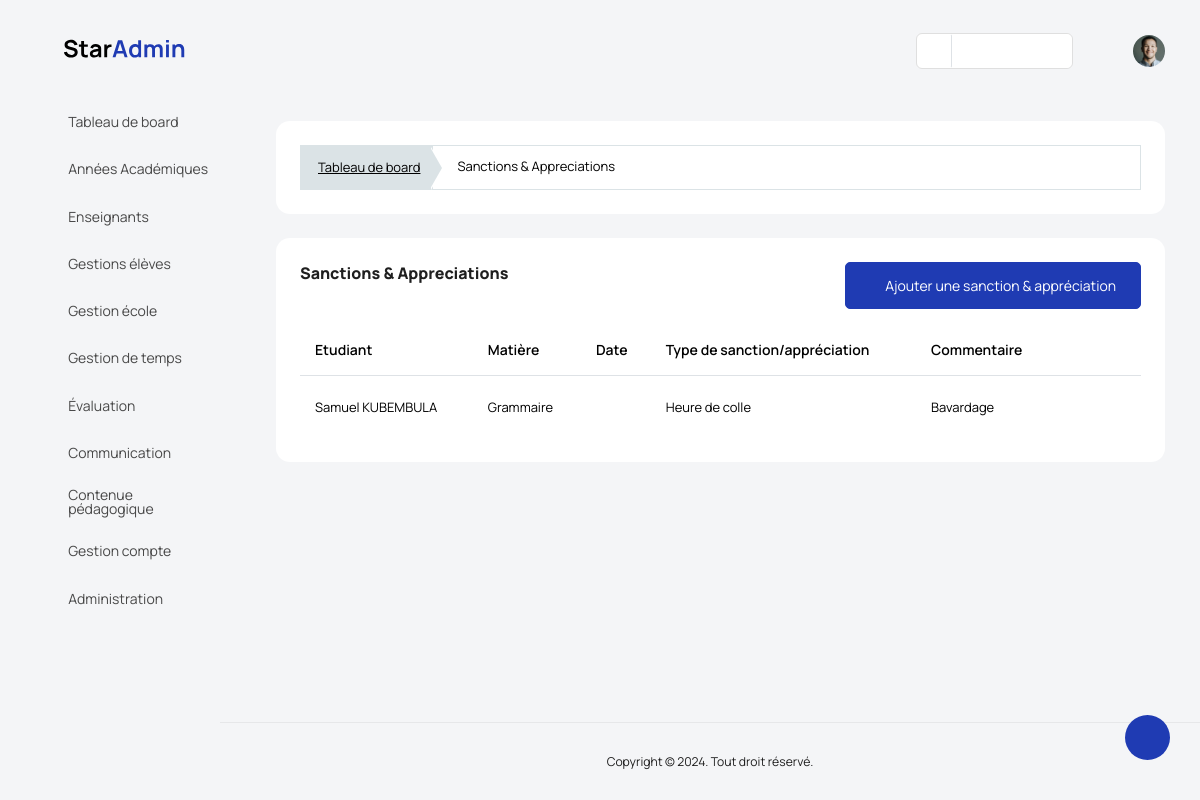
Page /gestion_ecole/sanctions-&-appreciations/ (signed in) on the earlier database version.
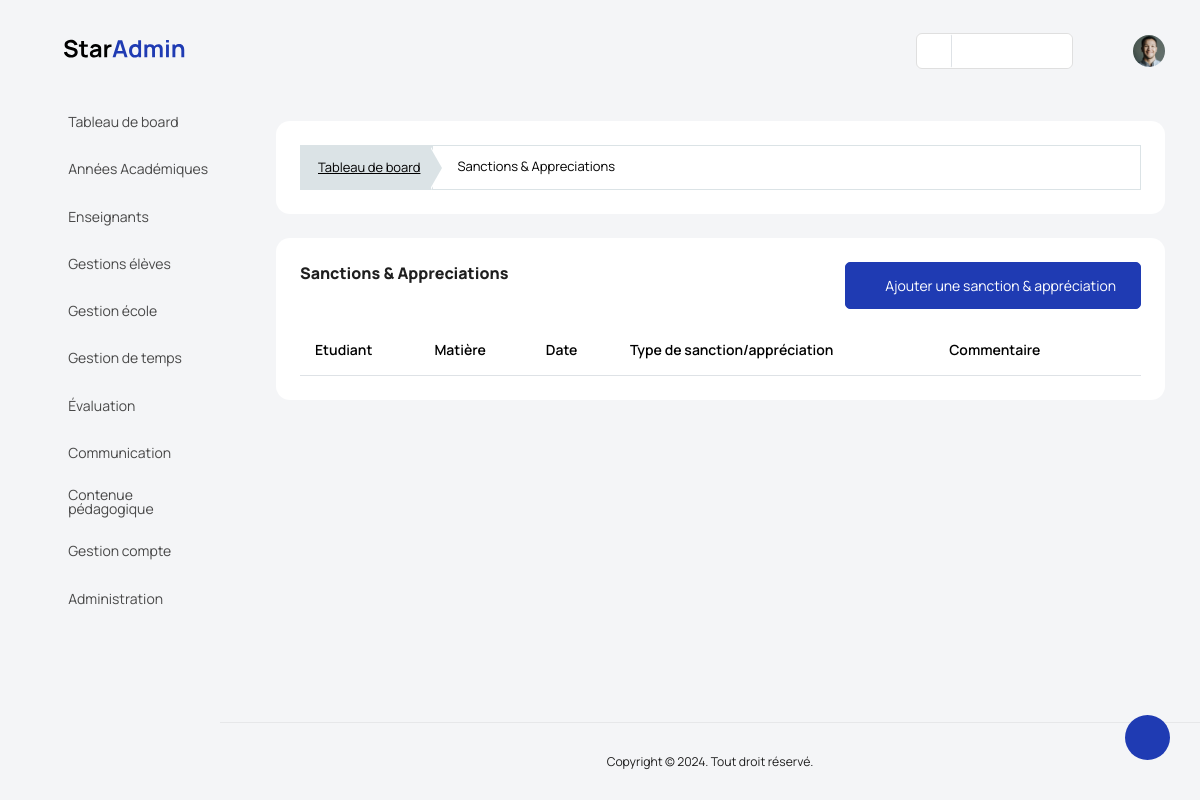
Same page on the later database version.
### backend/models/gestion_ecole.py (models this page shows, shortened)
class SanctionAppreciation(models.Model):
    comment = models.TextField(blank=True)
    type = models.ForeignKey(SanctionAppreciationType, on_delete=models.SET_NULL, blank=True, null=True)
    subject = models.ForeignKey(Subject, on_delete=models.SET_NULL, blank=True, null=True)
    student = models.ForeignKey(Student, on_delete=models.CASCADE, null=True)
    classroom = models.ForeignKey(ClassRoom, on_delete=models.CASCADE, null=True)
    academic_year = models.ForeignKey(AcademicYear, on_delete=models.CASCADE, null=True)
    created_at = models.DateTimeField(auto_now_add=True)
    updated_at = models.DateTimeField(auto_now=True)

class Student(models.Model):
    registration_number = ShortUUID4Field()
    lastname = models.CharField(max_length=50, null=True, blank=True)
    firstname = models.CharField(max_length=50, null=True, blank=True)
    address = models.CharField(max_length=50, null=True, blank=True)
    tel = models.CharField(max_length=20, blank=True)
    city = models.CharField(max_length=17, choices=cities, blank=True)
    sex = models.CharField(max_length=10, choices=sexes, blank=True)
    email = models.CharField(max_length=120, unique=True, blank=True, null=True)
    bithday = models.DateField(null=True, blank=True)
    nationality = models.CharField(max_length=20, blank=True)
    blood_type = models.CharField(max_length=5, blank=True, null=True, choices=type_blood)
    birthday_place = models.CharField(max_length=100, blank=True, null=True)
    allergy = models.CharField(max_length=255, blank=True, null=True)
    picture = models.ImageField(upload_to="student_images", blank=True, null=True)
    parent = models.ForeignKey(Parent, on_delete=models.CASCADE, blank=True, null=True)
    status = models.BooleanField(default=False)
    is_valid = models.BooleanField(default=False)
    created_at = models.DateTimeField(auto_now_add=True, null=True)
    updated_at = models.DateTimeField(auto_now=True, null=True)
    def fullname(self):
        return f"{self.firstname} {self.lastname}"

class Subject(models.Model):
    label = models.CharField(max_length=50)
    teacher_in_charge = models.ForeignKey(Teacher, on_delete=models.SET_NULL, null=True, blank=True)
    level = models.ForeignKey(Level, on_delete=models.CASCADE)
    type = models.CharField(max_length=12, choices=types)
    subject_group = models.ForeignKey(GroupSubject, on_delete=models.SET_NULL, null=True, blank=True)
    possible_evaluation = models.BooleanField(default=True)
    possible_averaging = models.BooleanField(default=True)
    coefficient = models.IntegerField(default=1)
    created_at = models.DateTimeField(auto_now_add=True)
    updated_at = models.DateTimeField(auto_now=True)

class SanctionAppreciationType(models.Model):
    title = models.CharField(max_length=50)
    school = models.ForeignKey(Etablishment, on_delete=models.CASCADE)
    description = models.TextField(blank=True)
    created_at = models.DateTimeField(auto_now_add=True)
    updated_at = models.DateTimeField(auto_now=True)

### manager_dashboard/views/gestion_universite_view.py (the view, shortened to what this page needs)
class SanctionAppreciationView(View):
    template = "manager_dashboard/gestion_ecole/sanctions.html"
    def dispatch(self,request, *args, **kwargs):
        if not request.user.is_authenticated:
            return redirect('backend:login')
        if request.user.is_manager or request.user.is_admin_school:
            return super().dispatch(request, *args, **kwargs)
        return redirect('backend:logout')
    def get(self, request, *args, **kwargs):
        sanctions = SanctionAppreciation.objects.filter(academic_year__school=request.user.school, academic_year__status=True)
        context = {'sanctions':sanctions}
        return render(request, template_name=self.template, context=context)

### manager_dashboard/templates/manager_dashboard/gestion_ecole/sanctions.html (shortened to what this page needs)
{% extends '../base.html' %}
{% load static %}
{% block content %}
<div class="col-md-12 grid-margin stretch-card">
      <div class="card">
        <div class="card-body">
          <div class="template-demo">
            <nav aria-label="breadcrumb">
              <ol class="breadcrumb breadcrumb-custom">
                <li class="breadcrumb-item">
                  <a href='{% url "manager_dashboard:index" %}'>Tableau de board</a>
                </li>
                <li class="breadcrumb-item active" aria-current="page">
                  <span>Sanctions & Appreciations</span>
                </li>
              </ol>
            </nav>
          </div>
        </div>
      </div>
    </div>
  <div class="card">
    <div class="card-body">
      <div class="d-sm-flex justify-content-between align-items-start">
        <div>
          <h4 class="card-title card-title-dash">Sanctions & Appreciations</h4>
        </div>
        <div>
          <a
            href='{% url "manager_dashboard:add_sanction" %}'
            class="btn btn-primary text-white mb-0 me-0"
            ><i class=" mdi mdi-plus-box "></i> Ajouter une sanction & appréciation</a
          >
        </div>
      </div>
      <div class="row mt-3">
        <div class="col-12">
          <div class="table-responsive">
            <table id="order-listing" class="table">
                <thead>
                    <tr>
                        <th scope="col">Etudiant</th>
                        <th scope="col">Matière</th>
                        <th scope="col">Date</th>
                        <th scope="col">Type de sanction/appréciation</th>
                        <th scope="col">Commentaire</th>
                        <th scope="col"></th>
                    </tr>
                </thead>
                <tbody id="elementList">
                    {% for sanction in sanctions %}
                        <tr data-id="{{sanction.id}}">
                            <td>{{ sanction.student.fullname }}</td>
                            <td>{{sanction.subject.label }}</td>
                            <td>{{ sanction.sanction_date }}</td>
                            <td>{{ sanction.type.title }}</td>
                            <td>{{ sanction.comment }}</td>
                            <td>
                                <a href="{% url 'manager_dashboard:edit_sanction' sanction.id %}" class="p-2">
                                    <i class="fa fa-edit h4 text-dark"></i></a>
                                <a href="#" onclick="delete_function({{sanction.id}})">
                                    <i class="fa fa-trash-o h4 text-danger"></i></a>
                            </td>
                        </tr>
                    {% endfor %}
                </tbody>
            </table>
          </div>
        </div>
      </div>
    </div>
  </div>
{% endblock content %}

Differences in the rows shown:
removed SanctionAppreciation: student.fullname "Samuel KUBEMBULA", subject.label "Grammaire", type "Heure de colle", comment "Bavardage"
